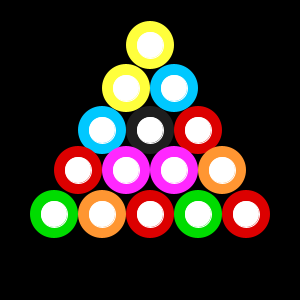
Frame 1 (no input)
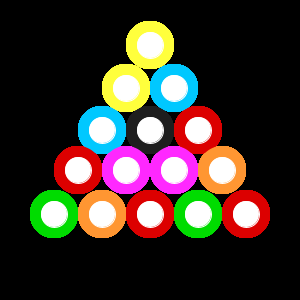
Frame 60 (the mouse pressed at the canvas centre just before this capture)
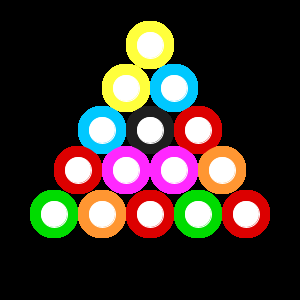
Frame 120 (the mouse held since frame 60 and released just before this capture)

The Processing sketch that drew these frames (run headless with seeded random() and noise(); from frame 60 on, the mouse is pressed at the canvas centre):

// Processing sketch: sketch_billiardBalls
// ── sketch_billiardBalls.pde
void setup(){
  size(300,300);
  fill(0,0,0);
  quad(0,0, 300,0, 300,300, 0,300 );
  
}

void drawBallFunc(int r, int g, int b, int x, int y, boolean stripe, int ballNum){
  fill(r,g,b);
  noStroke();
  ellipse(x,y,48,48);

  fill(255,255,255);
  stroke(255,255,255);
  ellipse(x,y,26,26);

  
  
}
void draw(){
  drawBallFunc(255,255,60,150,45,true,0);
  drawBallFunc(255,255,60,126,88,true,0);
  drawBallFunc(0,200,255,174,88,true,0);
  drawBallFunc(0,200,255,102,130,true,0);
  drawBallFunc(30,30,30,150,130,true,0);
  drawBallFunc(220,0,0,198,130,true,0);
  drawBallFunc(220,0,0,78,170,true,0);
  drawBallFunc(255,40,255,126,170,true,0);
  drawBallFunc(255,40,255,174,170,true,0);
  drawBallFunc(255,150,50,222,170,true,0);
  drawBallFunc(0,220,0,54,214,true,0);
  drawBallFunc(255,150,50,102,214,true,0);
  drawBallFunc(220,0,0,150,214,true,0);
  drawBallFunc(0,220,0,198,214,true,0);
  drawBallFunc(220,0,0,246,214,true,0);

}  
